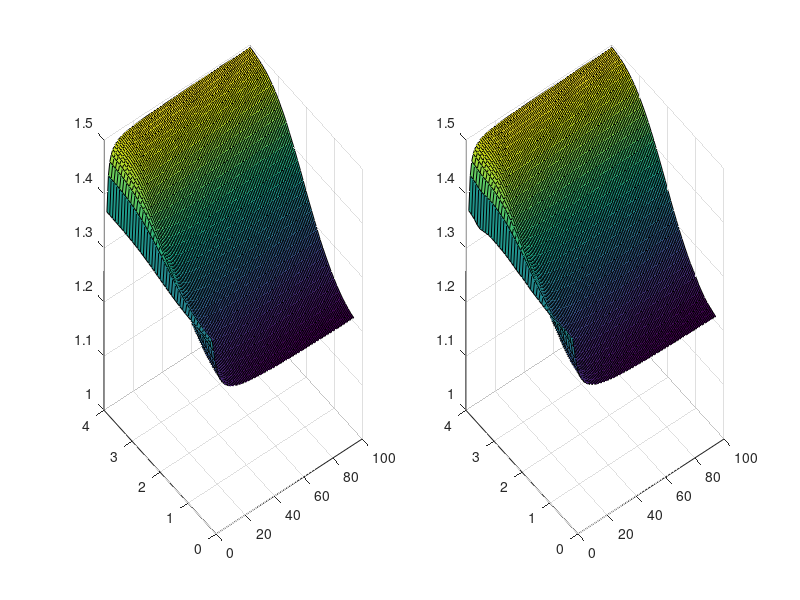
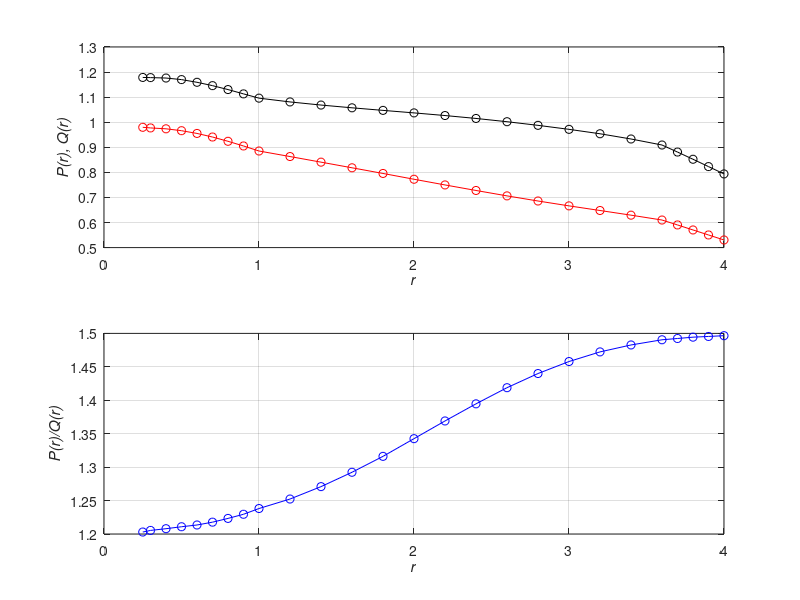
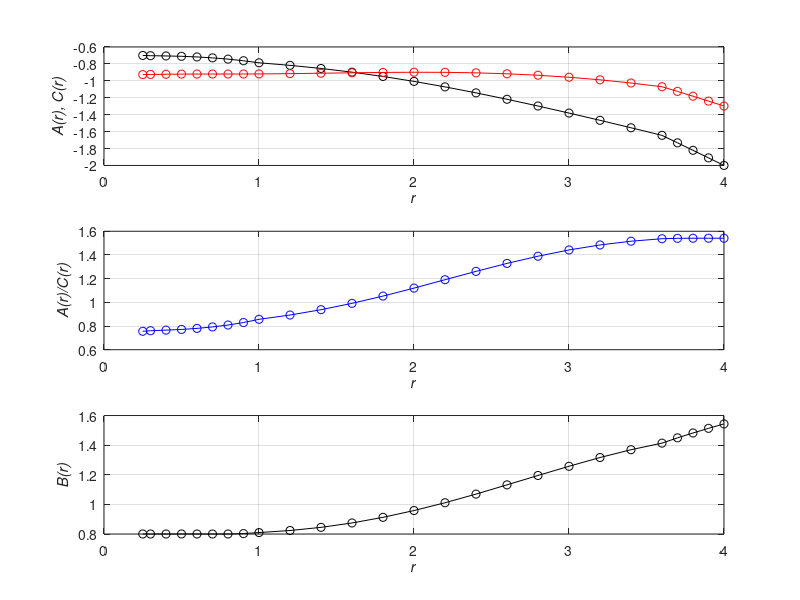

Write the MATLAB code that produced these figures, in order.
clear all
close all

load('Results_v14_improved.mat');

[nn,rr] = meshgrid(n,r_values);

figure(1)
subplot(1,2,1)
surf(nn,rr,rbn_mean);
zlim([1 1.5]);
subplot(1,2,2)
surf(nn,rr,rbn_calc);
zlim([1 1.5]);

sum(sum((rbn_mean-rbn_calc).^2))

r_control = 35;

P_vals = P_final; %params_s1(1:r_control);
A_vals = A_final; %params_s1(r_control+1:2*r_control);
B_vals = B_final; %params_s1(2*r_control+1:3*r_control);
Q_vals = Q_final; %params_s1(3*r_control+1:4*r_control);
C_vals = C_final; %params_s1(4*r_control+1:5*r_control);

figure;
subplot(2,1,1);
plot (r_control_points,P_vals,'-ok',r_control_points,Q_vals,'-or'); grid on;
xlabel('\it{r}');
ylabel('\it{P(r), Q(r)}');
subplot(2,1,2);
plot (r_control_points,P_vals./Q_vals,'-ob'); grid on;
xlabel('\it{r}');
ylabel('\it{P(r)/Q(r)}');

figure;
subplot(3,1,1);
plot (r_control_points,A_vals,'-ok',r_control_points,C_vals,'-or'); grid on;
xlabel('\it{r}');
ylabel('\it{A(r), C(r)}');
subplot(3,1,2);
plot (r_control_points,A_vals./C_vals,'-ob'); grid on;
xlabel('\it{r}');
ylabel('\it{A(r)/C(r)}');
subplot(3,1,3); plot (r_control_points,B_vals,'-ok'); grid on;
xlabel('\it{r}');
ylabel('\it{B(r)}');

